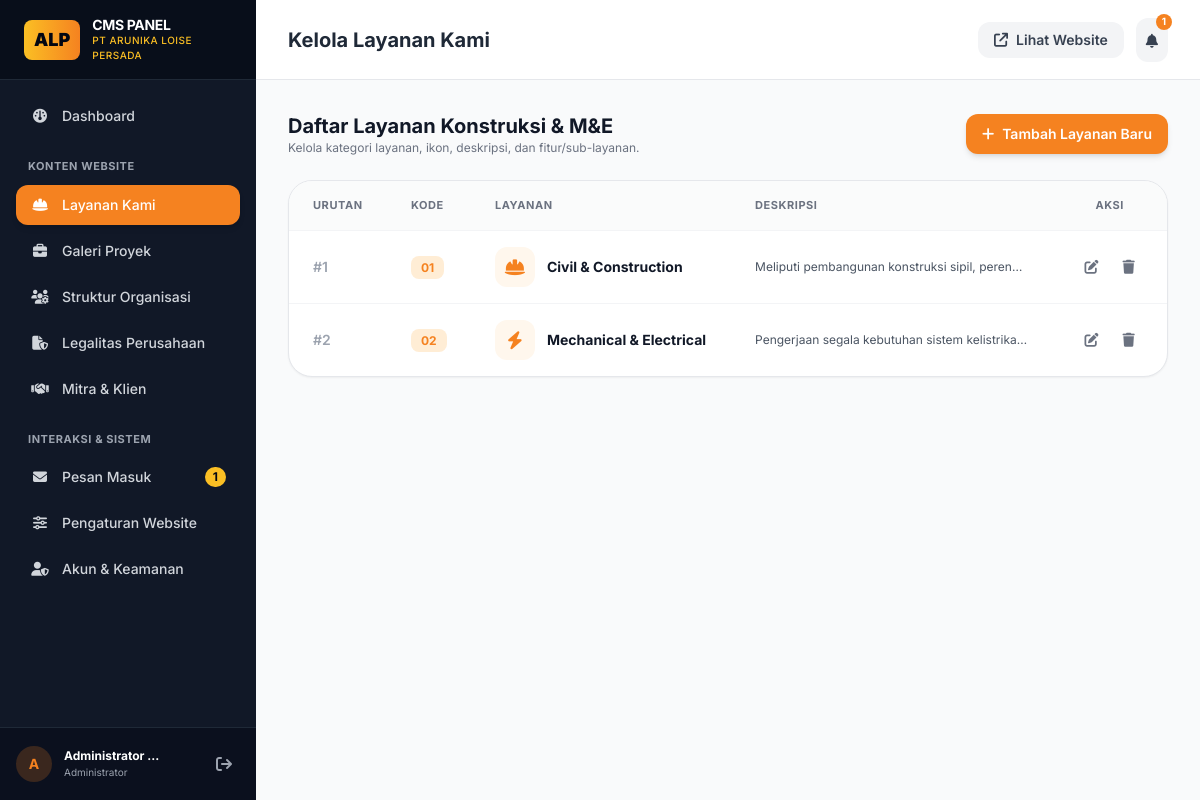
Page /admin/services (signed in) on the committed database.
### tables this page shows
CREATE TABLE services (
            id INTEGER PRIMARY KEY AUTOINCREMENT,
            title TEXT NOT NULL,
            code TEXT,
            icon TEXT,
            badge_color TEXT DEFAULT 'brand-orange',
            description TEXT,
            features TEXT,
            sort_order INTEGER DEFAULT 0
        );

### app.py (the view)
@app.route('/admin/services')
@login_required
def admin_services():
    conn = db.get_db()
    cursor = conn.cursor()
    cursor.execute("SELECT * FROM services ORDER BY sort_order ASC, id ASC")
    services = cursor.fetchall()
    conn.close()
    return render_template('admin/services.html', services=services)

### app.py (called while the page is built)
def login_required(f):
    @wraps(f)
    def decorated_function(*args, **kwargs):
        if 'user_id' not in session:
            flash('Silakan masuk (login) terlebih dahulu.', 'warning')
            return redirect(url_for('admin_login', next=request.url))
        return f(*args, **kwargs)
    return decorated_function

@app.context_processor
def inject_global_data():
    conn = db.get_db()
    cursor = conn.cursor()
    cursor.execute("SELECT key, value FROM settings")
    settings = {row['key']: row['value'] for row in cursor.fetchall()}
    unread_count = 0
    if 'user_id' in session:
        cursor.execute("SELECT COUNT(*) FROM messages WHERE is_read = 0")
        unread_count = cursor.fetchone()[0]
    conn.close()
    return {
        'settings': settings,
        'unread_messages_count': unread_count,
        'current_year': datetime.now().year
    }

### db.py (called while the page is built)
def get_db():
    conn = sqlite3.connect(DATABASE_PATH)
    conn.row_factory = sqlite3.Row
    return conn

### templates/admin/services.html (shortened to what this page needs)
{% extends "admin/base_admin.html" %}
{% block page_title %}Kelola Layanan Kami{% endblock %}
{% block admin_content %}
<div class="space-y-6">
    <div class="flex flex-col sm:flex-row items-start sm:items-center justify-between gap-4">
        <div>
            <h2 class="text-xl font-bold text-gray-900">Daftar Layanan Konstruksi & M&E</h2>
            <p class="text-xs text-gray-500">Kelola kategori layanan, ikon, deskripsi, dan fitur/sub-layanan.</p>
        </div>
        <a href="{{ url_for('admin_service_new') }}" class="bg-brand-orange hover:bg-orange-600 text-white font-semibold px-4 py-2.5 rounded-xl text-xs sm:text-sm shadow-md transition flex items-center gap-2">
            <i class="fa-solid fa-plus"></i> Tambah Layanan Baru
        </a>
    </div>
    <div class="bg-white rounded-3xl border border-gray-200 shadow-sm overflow-hidden">
        <div class="overflow-x-auto">
            <table class="w-full text-left border-collapse">
                <thead>
                    <tr class="bg-gray-50/80 border-b border-gray-100 text-[11px] font-bold text-gray-500 uppercase tracking-wider">
                        <th class="py-4 px-6">Urutan</th>
                        <th class="py-4 px-6">Kode</th>
                        <th class="py-4 px-6">Layanan</th>
                        <th class="py-4 px-6">Deskripsi</th>
                        <th class="py-4 px-6 text-center">Aksi</th>
                    </tr>
                </thead>
                <tbody class="divide-y divide-gray-100 text-sm">
                    {% for s in services %}
                    <tr class="hover:bg-gray-50/50 transition">
                        <td class="py-4 px-6 font-semibold text-gray-400">#{{ s.sort_order }}</td>
                        <td class="py-4 px-6">
                            <span class="bg-orange-100 text-brand-orange text-xs font-bold px-2.5 py-1 rounded-lg">
                                {{ s.code }}
                            </span>
                        </td>
                        <td class="py-4 px-6">
                            <div class="flex items-center gap-3">
                                <div class="w-10 h-10 rounded-xl bg-orange-50 text-brand-orange flex items-center justify-center text-lg shrink-0">
                                    <i class="fa-solid {{ s.icon or 'fa-helmet-safety' }}"></i>
                                </div>
                                <span class="font-bold text-gray-900">{{ s.title }}</span>
                            </div>
                        </td>
                        <td class="py-4 px-6 max-w-xs text-xs text-gray-600 leading-relaxed truncate">
                            {{ s.description }}
                        </td>
                        <td class="py-4 px-6">
                            <div class="flex items-center justify-center gap-2">
                                <a href="{{ url_for('admin_service_edit', id=s.id) }}" class="p-2 text-gray-500 hover:text-brand-orange hover:bg-orange-50 rounded-lg transition" title="Edit Layanan">
                                    <i class="fa-solid fa-pen-to-square"></i>
                                </a>
                                <form action="{{ url_for('admin_service_delete', id=s.id) }}" method="POST" onsubmit="return confirm('Apakah Anda yakin ingin menghapus layanan ini?');" class="inline">
                                    <button type="submit" class="p-2 text-gray-500 hover:text-red-600 hover:bg-red-50 rounded-lg transition" title="Hapus Layanan">
                                        <i class="fa-solid fa-trash"></i>
                                    </button>
                                </form>
                            </div>
                        </td>
                    </tr>
                    {% endfor %}
                </tbody>
            </table>
        </div>
    </div>
</div>
{% endblock %}

### templates/admin/base_admin.html (style rules this page uses)
body { font-family: 'Inter', sans-serif; }

### rows in the picture
services: sort_order "1", code "01", title "Civil & Construction", description "Meliputi pembangunan konstruksi sipil, peren…"
services: sort_order "2", code "02", title "Mechanical & Electrical", description "Pengerjaan segala kebutuhan sistem kelistrika…"

### other values in the picture
{{ unread_messages_count }} "1"
{{ session.get('user_name', 'A')[0]|upper }} "A"
{{ session.get('user_name', 'Admin') }} "Administrator…"
